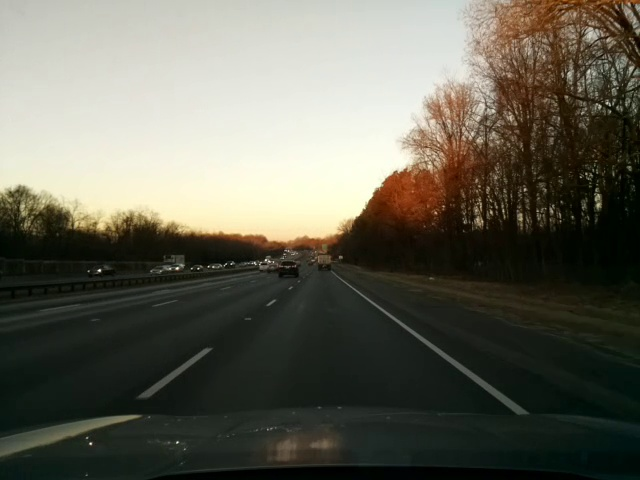
#> input picture testimage.jpg, 640 x 480 px
$ python masking.py
#> lines starting #> are read from the running program, lines starting #| are printed output that depends on the picture; after the words box and inside, x2 and y2 are one past the last pixel; in counts of white or black regions, pixels touching at a corner belong together
#> further down, image is the input picture: shape (480, 640, 3); mean B, G, R 86.4, 98.8, 99.9
# 03-09-2023
import numpy as np
import cv2

aa = 300; bb = 250; cc = 50

def snip_img(img):
    cv2.rectangle(img,(0,img.shape[0] - cc),(img.shape[1], img.shape[0] - aa), (0,0,255))
    return img[(img.shape[0] - aa):(img.shape[0] - cc), (0):(img.shape[1])]
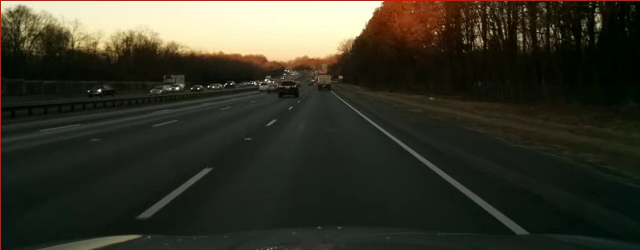
#> returned value: shape (250, 640, 3); mean of channels 0, 1, 2 40.2, 52.6, 53.6; drawn as B, G, R

def mask_image(img):
    mask = np.zeros((img.shape[0],img.shape[1]),dtype="uint8")
#> mask: shape (250, 640); every value is 0
    pts = np.array([[90,img.shape[0]-25],[90,img.shape[0]-35],[img.shape[1]/2-30,100],[img.shape[1]/2+30,100],
                    [img.shape[1]-90,img.shape[0]-35],[img.shape[1]-90,img.shape[0]-25]],dtype=np.int32)
    cv2.fillConvexPoly(mask,pts,255)
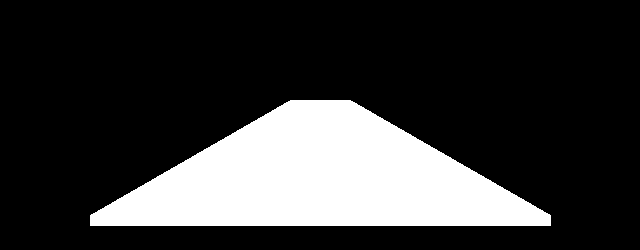
#> mask: shape (250, 640); 21.9% white; 1 white region, box (x1, y1, x2, y2) and area: (90, 100, 551, 226) 34971
    return cv2.bitwise_and(img,img,mask=mask)
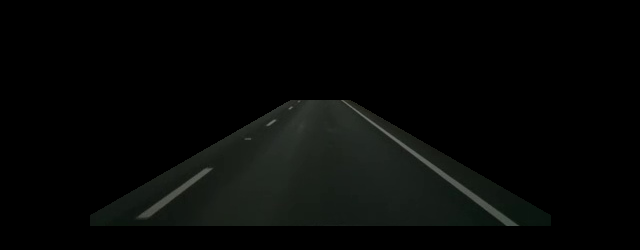
#> returned value: shape (250, 640, 3); mean of channels 0, 1, 2 6.3, 7.5, 6.2; drawn as B, G, R


if __name__ == "__main__":
    image = cv2.imread("testimage.jpg")
    cv2.imshow("image",image)
    cv2.imshow("snipped image",snip_img(image))
    cv2.imshow("masked image",mask_image(snip_img(image)))
    cv2.waitKey(0)
